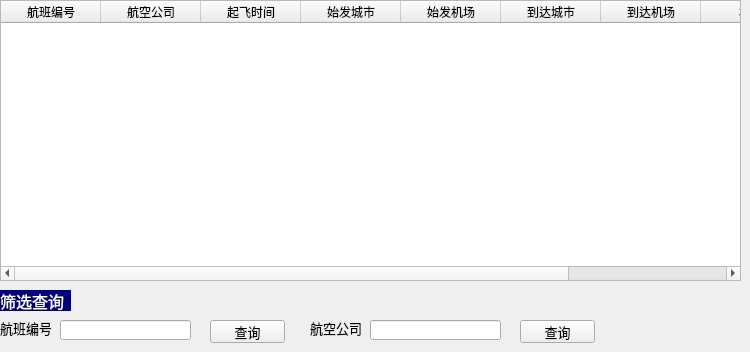
    <widget class="QWidget" name="tab">
     <attribute name="title">
      <string>航班信息查看</string>
     </attribute>
     <widget class="QTableWidget" name="tableWidget">
      <property name="geometry">
       <rect>
        <x>0</x>
        <y>0</y>
        <width>741</width>
        <height>281</height>
       </rect>
      </property>
      <column>
       <property name="text">
        <string>航班编号</string>
       </property>
      </column>
      <column>
       <property name="text">
        <string>航空公司</string>
       </property>
      </column>
      <column>
       <property name="text">
        <string>起飞时间</string>
       </property>
      </column>
      <column>
       <property name="text">
        <string>始发城市</string>
       </property>
      </column>
      <column>
       <property name="text">
        <string>始发机场</string>
       </property>
      </column>
      <column>
       <property name="text">
        <string>到达城市</string>
       </property>
      </column>
      <column>
       <property name="text">
        <string>到达机场</string>
       </property>
      </column>
      <column>
       <property name="text">
        <string>机型</string>
       </property>
      </column>
      <column>
       <property name="text">
        <string>航站楼</string>
       </property>
      </column>
     </widget>
     <widget class="QLabel" name="label_5">
      <property name="geometry">
       <rect>
        <x>0</x>
        <y>290</y>
        <width>71</width>
        <height>21</height>
       </rect>
      </property>
      <property name="font">
       <font>
        <pointsize>12</pointsize>
       </font>
      </property>
      <property name="styleSheet">
       <string notr="true">color: rgb(255, 255, 255);
background-color: rgb(0, 0, 127);</string>
      </property>
      <property name="text">
       <string>筛选查询</string>
      </property>
     </widget>
     <widget class="QLabel" name="label_4">
      <property name="geometry">
       <rect>
        <x>0</x>
        <y>320</y>
        <width>51</width>
        <height>16</height>
       </rect>
      </property>
      <property name="font">
       <font>
        <pointsize>10</pointsize>
       </font>
      </property>
      <property name="text">
       <string>航班编号</string>
      </property>
     </widget>
     <widget class="QLineEdit" name="lineEdit_flightid">
      <property name="geometry">
       <rect>
        <x>60</x>
        <y>320</y>
        <width>131</width>
        <height>20</height>
       </rect>
      </property>
     </widget>
     <widget class="QPushButton" name="pushButton">
      <property name="geometry">
       <rect>
        <x>210</x>
        <y>320</y>
        <width>75</width>
        <height>23</height>
       </rect>
      </property>
      <property name="font">
       <font>
        <pointsize>10</pointsize>
       </font>
      </property>
      <property name="text">
       <string>查询</string>
      </property>
     </widget>
     <widget class="QPushButton" name="pushButton_2">
      <property name="geometry">
       <rect>
        <x>520</x>
        <y>320</y>
        <width>75</width>
        <height>23</height>
       </rect>
      </property>
      <property name="font">
       <font>
        <pointsize>10</pointsize>
       </font>
      </property>
      <property name="text">
       <string>查询</string>
      </property>
     </widget>
     <widget class="QLineEdit" name="lineEdit_aircompany">
      <property name="geometry">
       <rect>
        <x>370</x>
        <y>320</y>
        <width>131</width>
        <height>20</height>
       </rect>
      </property>
     </widget>
     <widget class="QLabel" name="label_6">
      <property name="geometry">
       <rect>
        <x>310</x>
        <y>320</y>
        <width>51</width>
        <height>16</height>
       </rect>
      </property>
      <property name="font">
       <font>
        <pointsize>10</pointsize>
       </font>
      </property>
      <property name="text">
       <string>航空公司</string>
      </property>
     </widget>
    </widget>
